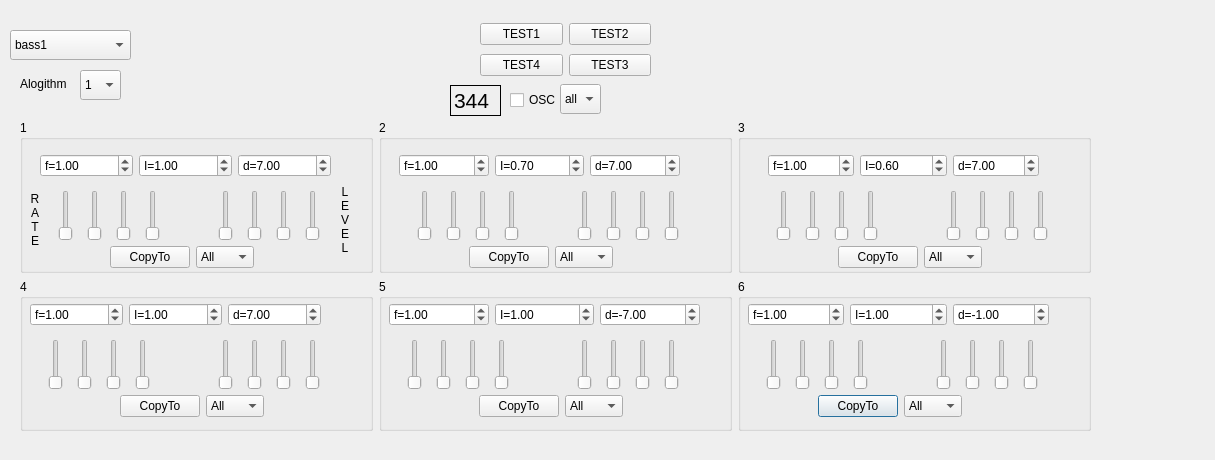
<?xml version="1.0" encoding="UTF-8"?>
<ui version="4.0">
 <class>FM_Dialog</class>
 <widget class="QDialog" name="FM_Dialog">
  <property name="geometry">
   <rect>
    <x>0</x>
    <y>0</y>
    <width>1215</width>
    <height>460</height>
   </rect>
  </property>
  <property name="windowTitle">
   <string>Dialog</string>
  </property>
  <widget class="QComboBox" name="comboBox">
   <property name="geometry">
    <rect>
     <x>10</x>
     <y>30</y>
     <width>121</width>
     <height>30</height>
    </rect>
   </property>
   <item>
    <property name="text">
     <string>bass1</string>
    </property>
   </item>
   <item>
    <property name="text">
     <string>orchestra</string>
    </property>
   </item>
   <item>
    <property name="text">
     <string>E.organ1</string>
    </property>
   </item>
   <item>
    <property name="text">
     <string>E.piano</string>
    </property>
   </item>
  </widget>
  <widget class="QComboBox" name="algoCombo">
   <property name="geometry">
    <rect>
     <x>80</x>
     <y>70</y>
     <width>41</width>
     <height>30</height>
    </rect>
   </property>
   <item>
    <property name="text">
     <string>1</string>
    </property>
   </item>
   <item>
    <property name="text">
     <string>2</string>
    </property>
   </item>
   <item>
    <property name="text">
     <string>3</string>
    </property>
   </item>
   <item>
    <property name="text">
     <string>4</string>
    </property>
   </item>
   <item>
    <property name="text">
     <string>5</string>
    </property>
   </item>
   <item>
    <property name="text">
     <string>6</string>
    </property>
   </item>
   <item>
    <property name="text">
     <string>7</string>
    </property>
   </item>
   <item>
    <property name="text">
     <string>8</string>
    </property>
   </item>
   <item>
    <property name="text">
     <string>9</string>
    </property>
   </item>
   <item>
    <property name="text">
     <string>10</string>
    </property>
   </item>
   <item>
    <property name="text">
     <string>11</string>
    </property>
   </item>
   <item>
    <property name="text">
     <string>12</string>
    </property>
   </item>
   <item>
    <property name="text">
     <string>13</string>
    </property>
   </item>
   <item>
    <property name="text">
     <string>14</string>
    </property>
   </item>
   <item>
    <property name="text">
     <string>15</string>
    </property>
   </item>
   <item>
    <property name="text">
     <string>16</string>
    </property>
   </item>
   <item>
    <property name="text">
     <string>17</string>
    </property>
   </item>
   <item>
    <property name="text">
     <string>18</string>
    </property>
   </item>
   <item>
    <property name="text">
     <string>19</string>
    </property>
   </item>
   <item>
    <property name="text">
     <string>20</string>
    </property>
   </item>
   <item>
    <property name="text">
     <string>21</string>
    </property>
   </item>
   <item>
    <property name="text">
     <string>22</string>
    </property>
   </item>
   <item>
    <property name="text">
     <string>23</string>
    </property>
   </item>
   <item>
    <property name="text">
     <string>24</string>
    </property>
   </item>
   <item>
    <property name="text">
     <string>25</string>
    </property>
   </item>
   <item>
    <property name="text">
     <string>26</string>
    </property>
   </item>
   <item>
    <property name="text">
     <string>27</string>
    </property>
   </item>
   <item>
    <property name="text">
     <string>28</string>
    </property>
   </item>
   <item>
    <property name="text">
     <string>29</string>
    </property>
   </item>
   <item>
    <property name="text">
     <string>30</string>
    </property>
   </item>
   <item>
    <property name="text">
     <string>31</string>
    </property>
   </item>
   <item>
    <property name="text">
     <string>32</string>
    </property>
   </item>
  </widget>
  <widget class="QLabel" name="label">
   <property name="geometry">
    <rect>
     <x>20</x>
     <y>76</y>
     <width>50</width>
     <height>16</height>
    </rect>
   </property>
   <property name="text">
    <string>Alogithm</string>
   </property>
  </widget>
  <widget class="QWidget" name="layoutWidget">
   <property name="geometry">
    <rect>
     <x>20</x>
     <y>120</y>
     <width>1071</width>
     <height>311</height>
    </rect>
   </property>
   <layout class="QGridLayout" name="gridLayout">
    <item row="1" column="2">
     <widget class="QGroupBox" name="groupBox_7">
      <property name="title">
       <string>6</string>
      </property>
      <widget class="QWidget" name="layoutWidget_11">
       <property name="geometry">
        <rect>
         <x>20</x>
         <y>60</y>
         <width>121</width>
         <height>51</height>
        </rect>
       </property>
       <layout class="QHBoxLayout" name="horizontalLayout_18">
        <item>
         <widget class="QSlider" name="rate60">
          <property name="orientation">
           <enum>Qt::Vertical</enum>
          </property>
         </widget>
        </item>
        <item>
         <widget class="QSlider" name="rate61">
          <property name="orientation">
           <enum>Qt::Vertical</enum>
          </property>
         </widget>
        </item>
        <item>
         <widget class="QSlider" name="rate62">
          <property name="orientation">
           <enum>Qt::Vertical</enum>
          </property>
         </widget>
        </item>
        <item>
         <widget class="QSlider" name="rate63">
          <property name="orientation">
           <enum>Qt::Vertical</enum>
          </property>
         </widget>
        </item>
       </layout>
      </widget>
      <widget class="QWidget" name="layoutWidget_12">
       <property name="geometry">
        <rect>
         <x>190</x>
         <y>60</y>
         <width>121</width>
         <height>51</height>
        </rect>
       </property>
       <layout class="QHBoxLayout" name="horizontalLayout_19">
        <item>
         <widget class="QSlider" name="level60">
          <property name="orientation">
           <enum>Qt::Vertical</enum>
          </property>
         </widget>
        </item>
        <item>
         <widget class="QSlider" name="level61">
          <property name="orientation">
           <enum>Qt::Vertical</enum>
          </property>
         </widget>
        </item>
        <item>
         <widget class="QSlider" name="level62">
          <property name="orientation">
           <enum>Qt::Vertical</enum>
          </property>
         </widget>
        </item>
        <item>
         <widget class="QSlider" name="level63">
          <property name="orientation">
           <enum>Qt::Vertical</enum>
          </property>
         </widget>
        </item>
       </layout>
      </widget>
      <widget class="QWidget" name="layoutWidget">
       <property name="geometry">
        <rect>
         <x>10</x>
         <y>20</y>
         <width>301</width>
         <height>32</height>
        </rect>
       </property>
       <layout class="QHBoxLayout" name="horizontalLayout_14">
        <item>
         <widget class="QDoubleSpinBox" name="f6">
          <property name="prefix">
           <string>f=</string>
          </property>
          <property name="singleStep">
           <double>0.100000000000000</double>
          </property>
          <property name="value">
           <double>1.000000000000000</double>
          </property>
         </widget>
        </item>
        <item>
         <widget class="QDoubleSpinBox" name="I6">
          <property name="prefix">
           <string>I=</string>
          </property>
          <property name="singleStep">
           <double>0.100000000000000</double>
          </property>
          <property name="value">
           <double>1.000000000000000</double>
          </property>
         </widget>
        </item>
        <item>
         <widget class="QDoubleSpinBox" name="d6">
          <property name="prefix">
           <string>d=</string>
          </property>
          <property name="minimum">
           <double>-99.989999999999995</double>
          </property>
          <property name="value">
           <double>-1.000000000000000</double>
          </property>
         </widget>
        </item>
       </layout>
      </widget>
      <widget class="QWidget" name="layoutWidget">
       <property name="geometry">
        <rect>
         <x>80</x>
         <y>110</y>
         <width>144</width>
         <height>34</height>
        </rect>
       </property>
       <layout class="QHBoxLayout" name="horizontalLayout_24">
        <item>
         <widget class="QPushButton" name="CopyTo6">
          <property name="text">
           <string>CopyTo</string>
          </property>
         </widget>
        </item>
        <item>
         <widget class="QComboBox" name="ComboTo6">
          <item>
           <property name="text">
            <string>All</string>
           </property>
          </item>
          <item>
           <property name="text">
            <string>1</string>
           </property>
          </item>
          <item>
           <property name="text">
            <string>2</string>
           </property>
          </item>
          <item>
           <property name="text">
            <string>3</string>
           </property>
          </item>
          <item>
           <property name="text">
            <string>4</string>
           </property>
          </item>
          <item>
           <property name="text">
            <string>5</string>
           </property>
          </item>
          <item>
           <property name="text">
            <string>6</string>
           </property>
          </item>
         </widget>
        </item>
       </layout>
      </widget>
     </widget>
    </item>
    <item row="1" column="1">
     <widget class="QGroupBox" name="groupBox_6">
      <property name="title">
       <string>5</string>
      </property>
      <widget class="QWidget" name="layoutWidget_9">
       <property name="geometry">
        <rect>
         <x>20</x>
         <y>60</y>
         <width>121</width>
         <height>51</height>
        </rect>
       </property>
       <layout class="QHBoxLayout" name="horizontalLayout_15">
        <item>
         <widget class="QSlider" name="rate50">
          <property name="orientation">
           <enum>Qt::Vertical</enum>
          </property>
         </widget>
        </item>
        <item>
         <widget class="QSlider" name="rate51">
          <property name="orientation">
           <enum>Qt::Vertical</enum>
          </property>
         </widget>
        </item>
        <item>
         <widget class="QSlider" name="rate52">
          <property name="orientation">
           <enum>Qt::Vertical</enum>
          </property>
         </widget>
        </item>
        <item>
         <widget class="QSlider" name="rate53">
          <property name="orientation">
           <enum>Qt::Vertical</enum>
          </property>
         </widget>
        </item>
       </layout>
      </widget>
      <widget class="QWidget" name="layoutWidget_10">
       <property name="geometry">
        <rect>
         <x>190</x>
         <y>60</y>
         <width>121</width>
         <height>51</height>
        </rect>
       </property>
       <layout class="QHBoxLayout" name="horizontalLayout_16">
        <item>
         <widget class="QSlider" name="level50">
          <property name="orientation">
           <enum>Qt::Vertical</enum>
          </property>
         </widget>
        </item>
        <item>
         <widget class="QSlider" name="level51">
          <property name="orientation">
           <enum>Qt::Vertical</enum>
          </property>
         </widget>
        </item>
        <item>
         <widget class="QSlider" name="level52">
          <property name="orientation">
           <enum>Qt::Vertical</enum>
          </property>
         </widget>
        </item>
        <item>
         <widget class="QSlider" name="level53">
          <property name="orientation">
           <enum>Qt::Vertical</enum>
          </property>
         </widget>
        </item>
       </layout>
      </widget>
      <widget class="QWidget" name="layoutWidget">
       <property name="geometry">
        <rect>
         <x>10</x>
         <y>20</y>
         <width>311</width>
         <height>32</height>
        </rect>
       </property>
       <layout class="QHBoxLayout" name="horizontalLayout_13">
        <item>
         <widget class="QDoubleSpinBox" name="f5">
          <property name="prefix">
           <string>f=</string>
          </property>
          <property name="singleStep">
           <double>0.100000000000000</double>
          </property>
          <property name="value">
           <double>1.000000000000000</double>
          </property>
         </widget>
        </item>
        <item>
         <widget class="QDoubleSpinBox" name="I5">
          <property name="prefix">
           <string>I=</string>
          </property>
          <property name="singleStep">
           <double>0.100000000000000</double>
          </property>
          <property name="value">
           <double>1.000000000000000</double>
          </property>
         </widget>
        </item>
        <item>
         <widget class="QDoubleSpinBox" name="d5">
          <property name="prefix">
           <string>d=</string>
          </property>
          <property name="minimum">
           <double>-99.989999999999995</double>
          </property>
          <property name="value">
           <double>-7.000000000000000</double>
          </property>
         </widget>
        </item>
       </layout>
      </widget>
      <widget class="QWidget" name="layoutWidget">
       <property name="geometry">
        <rect>
         <x>100</x>
         <y>110</y>
         <width>144</width>
         <height>34</height>
        </rect>
       </property>
       <layout class="QHBoxLayout" name="horizontalLayout_23">
        <item>
         <widget class="QPushButton" name="CopyTo5">
          <property name="text">
           <string>CopyTo</string>
          </property>
         </widget>
        </item>
        <item>
         <widget class="QComboBox" name="ComboTo5">
          <item>
           <property name="text">
            <string>All</string>
           </property>
          </item>
          <item>
           <property name="text">
            <string>1</string>
           </property>
          </item>
          <item>
           <property name="text">
            <string>2</string>
           </property>
          </item>
          <item>
           <property name="text">
            <string>3</string>
           </property>
          </item>
          <item>
           <property name="text">
            <string>4</string>
           </property>
          </item>
          <item>
           <property name="text">
            <string>5</string>
           </property>
          </item>
          <item>
           <property name="text">
            <string>6</string>
           </property>
          </item>
         </widget>
        </item>
       </layout>
      </widget>
     </widget>
    </item>
    <item row="0" column="0">
     <widget class="QGroupBox" name="groupBox">
      <property name="title">
       <string>1</string>
      </property>
      <widget class="QWidget" name="layoutWidget_2">
       <property name="geometry">
        <rect>
         <x>190</x>
         <y>70</y>
         <width>121</width>
         <height>51</height>
        </rect>
       </property>
       <layout class="QHBoxLayout" name="horizontalLayout_2">
        <item>
         <widget class="QSlider" name="level10">
          <property name="orientation">
           <enum>Qt::Vertical</enum>
          </property>
         </widget>
        </item>
        <item>
         <widget class="QSlider" name="level11">
          <property name="orientation">
           <enum>Qt::Vertical</enum>
          </property>
         </widget>
        </item>
        <item>
         <widget class="QSlider" name="level12">
          <property name="orientation">
           <enum>Qt::Vertical</enum>
          </property>
         </widget>
        </item>
        <item>
         <widget class="QSlider" name="level13">
          <property name="orientation">
           <enum>Qt::Vertical</enum>
          </property>
         </widget>
        </item>
       </layout>
      </widget>
      <widget class="QWidget" name="layoutWidget">
       <property name="geometry">
        <rect>
         <x>30</x>
         <y>70</y>
         <width>121</width>
         <height>51</height>
        </rect>
       </property>
       <layout class="QHBoxLayout" name="horizontalLayout">
        <item>
         <widget class="QSlider" name="rate10">
          <property name="orientation">
           <enum>Qt::Vertical</enum>
          </property>
         </widget>
        </item>
        <item>
         <widget class="QSlider" name="rate11">
          <property name="orientation">
           <enum>Qt::Vertical</enum>
          </property>
         </widget>
        </item>
        <item>
         <widget class="QSlider" name="rate12">
          <property name="orientation">
           <enum>Qt::Vertical</enum>
          </property>
         </widget>
        </item>
        <item>
         <widget class="QSlider" name="rate13">
          <property name="orientation">
           <enum>Qt::Vertical</enum>
          </property>
         </widget>
        </item>
       </layout>
      </widget>
      <widget class="QWidget" name="layoutWidget">
       <property name="geometry">
        <rect>
         <x>20</x>
         <y>30</y>
         <width>291</width>
         <height>32</height>
        </rect>
       </property>
       <layout class="QHBoxLayout" name="horizontalLayout_9">
        <item>
         <widget class="QDoubleSpinBox" name="f1">
          <property name="prefix">
           <string>f=</string>
          </property>
          <property name="singleStep">
           <double>0.100000000000000</double>
          </property>
          <property name="value">
           <double>1.000000000000000</double>
          </property>
         </widget>
        </item>
        <item>
         <widget class="QDoubleSpinBox" name="I1">
          <property name="prefix">
           <string>I=</string>
          </property>
          <property name="maximum">
           <double>99.000000000000000</double>
          </property>
          <property name="singleStep">
           <double>0.100000000000000</double>
          </property>
          <property name="value">
           <double>1.000000000000000</double>
          </property>
         </widget>
        </item>
        <item>
         <widget class="QDoubleSpinBox" name="d1">
          <property name="prefix">
           <string>d=</string>
          </property>
          <property name="minimum">
           <double>-99.989999999999995</double>
          </property>
          <property name="value">
           <double>7.000000000000000</double>
          </property>
         </widget>
        </item>
       </layout>
      </widget>
      <widget class="QLabel" name="label_2">
       <property name="geometry">
        <rect>
         <x>-10</x>
         <y>70</y>
         <width>50</width>
         <height>61</height>
        </rect>
       </property>
       <property name="text">
        <string>&lt;html&gt;&lt;head/&gt;&lt;body&gt;&lt;p&gt;R&lt;br/&gt;A&lt;br/&gt;T&lt;br/&gt;E&lt;/p&gt;&lt;/body&gt;&lt;/html&gt;</string>
       </property>
       <property name="textFormat">
        <enum>Qt::RichText</enum>
       </property>
       <property name="alignment">
        <set>Qt::AlignCenter</set>
       </property>
       <property name="wordWrap">
        <bool>true</bool>
       </property>
       <property name="indent">
        <number>0</number>
       </property>
      </widget>
      <widget class="QLabel" name="label_3">
       <property name="geometry">
        <rect>
         <x>300</x>
         <y>60</y>
         <width>50</width>
         <height>81</height>
        </rect>
       </property>
       <property name="text">
        <string>&lt;html&gt;&lt;head/&gt;&lt;body&gt;&lt;p&gt;L&lt;br/&gt;E&lt;br/&gt;V&lt;br/&gt;E&lt;br/&gt;L&lt;/p&gt;&lt;/body&gt;&lt;/html&gt;</string>
       </property>
       <property name="textFormat">
        <enum>Qt::RichText</enum>
       </property>
       <property name="alignment">
        <set>Qt::AlignCenter</set>
       </property>
       <property name="wordWrap">
        <bool>true</bool>
       </property>
       <property name="indent">
        <number>0</number>
       </property>
      </widget>
      <widget class="QWidget" name="layoutWidget">
       <property name="geometry">
        <rect>
         <x>90</x>
         <y>120</y>
         <width>144</width>
         <height>34</height>
        </rect>
       </property>
       <layout class="QHBoxLayout" name="horizontalLayout_17">
        <item>
         <widget class="QPushButton" name="CopyTo1">
          <property name="text">
           <string>CopyTo</string>
          </property>
         </widget>
        </item>
        <item>
         <widget class="QComboBox" name="ComboTo1">
          <item>
           <property name="text">
            <string>All</string>
           </property>
          </item>
          <item>
           <property name="text">
            <string>1</string>
           </property>
          </item>
          <item>
           <property name="text">
            <string>2</string>
           </property>
          </item>
          <item>
           <property name="text">
            <string>3</string>
           </property>
          </item>
          <item>
           <property name="text">
            <string>4</string>
           </property>
          </item>
          <item>
           <property name="text">
            <string>5</string>
           </property>
          </item>
          <item>
           <property name="text">
            <string>6</string>
           </property>
          </item>
         </widget>
        </item>
       </layout>
      </widget>
     </widget>
    </item>
    <item row="0" column="2">
     <widget class="QGroupBox" name="groupBox_3">
      <property name="title">
       <string>3</string>
      </property>
      <widget class="QWidget" name="layoutWidget_5">
       <property name="geometry">
        <rect>
         <x>200</x>
         <y>70</y>
         <width>121</width>
         <height>51</height>
        </rect>
       </property>
       <layout class="QHBoxLayout" name="horizontalLayout_5">
        <item>
         <widget class="QSlider" name="level30">
          <property name="orientation">
           <enum>Qt::Vertical</enum>
          </property>
         </widget>
        </item>
        <item>
         <widget class="QSlider" name="level31">
          <property name="orientation">
           <enum>Qt::Vertical</enum>
          </property>
         </widget>
        </item>
        <item>
         <widget class="QSlider" name="level32">
          <property name="orientation">
           <enum>Qt::Vertical</enum>
          </property>
         </widget>
        </item>
        <item>
         <widget class="QSlider" name="level33">
          <property name="orientation">
           <enum>Qt::Vertical</enum>
          </property>
         </widget>
        </item>
       </layout>
      </widget>
      <widget class="QWidget" name="layoutWidget_6">
       <property name="geometry">
        <rect>
         <x>30</x>
         <y>70</y>
         <width>121</width>
         <height>51</height>
        </rect>
       </property>
       <layout class="QHBoxLayout" name="horizontalLayout_6">
        <item>
         <widget class="QSlider" name="rate30">
          <property name="orientation">
           <enum>Qt::Vertical</enum>
          </property>
         </widget>
        </item>
        <item>
         <widget class="QSlider" name="rate31">
          <property name="orientation">
           <enum>Qt::Vertical</enum>
          </property>
         </widget>
        </item>
        <item>
         <widget class="QSlider" name="rate32">
          <property name="orientation">
           <enum>Qt::Vertical</enum>
          </property>
         </widget>
        </item>
        <item>
         <widget class="QSlider" name="rate33">
          <property name="orientation">
           <enum>Qt::Vertical</enum>
          </property>
         </widget>
        </item>
       </layout>
      </widget>
      <widget class="QWidget" name="layoutWidget">
       <property name="geometry">
        <rect>
         <x>30</x>
         <y>30</y>
         <width>271</width>
         <height>32</height>
        </rect>
       </property>
       <layout class="QHBoxLayout" name="horizontalLayout_11">
        <item>
         <widget class="QDoubleSpinBox" name="f3">
          <property name="prefix">
           <string>f=</string>
          </property>
          <property name="singleStep">
           <double>0.100000000000000</double>
          </property>
          <property name="value">
           <double>1.000000000000000</double>
          </property>
         </widget>
        </item>
        <item>
         <widget class="QDoubleSpinBox" name="I3">
          <property name="prefix">
           <string>I=</string>
          </property>
          <property name="singleStep">
           <double>0.100000000000000</double>
          </property>
          <property name="value">
           <double>0.600000000000000</double>
          </property>
         </widget>
        </item>
        <item>
         <widget class="QDoubleSpinBox" name="d3">
          <property name="prefix">
           <string>d=</string>
          </property>
          <property name="minimum">
           <double>-99.989999999999995</double>
          </property>
          <property name="value">
           <double>7.000000000000000</double>
          </property>
         </widget>
        </item>
       </layout>
      </widget>
      <widget class="QWidget" name="layoutWidget">
       <property name="geometry">
        <rect>
         <x>100</x>
         <y>120</y>
         <width>144</width>
         <height>34</height>
        </rect>
       </property>
       <layout class="QHBoxLayout" name="horizontalLayout_21">
        <item>
         <widget class="QPushButton" name="CopyTo3">
          <property name="text">
           <string>CopyTo</string>
          </property>
         </widget>
        </item>
        <item>
         <widget class="QComboBox" name="ComboTo3">
          <item>
           <property name="text">
            <string>All</string>
           </property>
          </item>
          <item>
           <property name="text">
            <string>1</string>
           </property>
          </item>
          <item>
           <property name="text">
            <string>2</string>
           </property>
          </item>
          <item>
           <property name="text">
            <string>3</string>
           </property>
          </item>
          <item>
           <property name="text">
            <string>4</string>
           </property>
          </item>
          <item>
           <property name="text">
            <string>5</string>
           </property>
          </item>
          <item>
           <property name="text">
            <string>6</string>
           </property>
          </item>
         </widget>
        </item>
       </layout>
      </widget>
     </widget>
    </item>
    <item row="0" column="1">
     <widget class="QGroupBox" name="groupBox_2">
      <property name="title">
       <string>2</string>
      </property>
      <widget class="QWidget" name="layoutWidget_3">
       <property name="geometry">
        <rect>
         <x>30</x>
         <y>70</y>
         <width>121</width>
         <height>51</height>
        </rect>
       </property>
       <layout class="QHBoxLayout" name="horizontalLayout_3">
        <item>
         <widget class="QSlider" name="rate20">
          <property name="orientation">
           <enum>Qt::Vertical</enum>
          </property>
         </widget>
        </item>
        <item>
         <widget class="QSlider" name="rate21">
          <property name="orientation">
           <enum>Qt::Vertical</enum>
          </property>
         </widget>
        </item>
        <item>
         <widget class="QSlider" name="rate22">
          <property name="orientation">
           <enum>Qt::Vertical</enum>
          </property>
         </widget>
        </item>
        <item>
         <widget class="QSlider" name="rate23">
          <property name="orientation">
           <enum>Qt::Vertical</enum>
          </property>
         </widget>
        </item>
       </layout>
      </widget>
      <widget class="QWidget" name="layoutWidget_4">
       <property name="geometry">
        <rect>
         <x>190</x>
         <y>70</y>
         <width>121</width>
         <height>51</height>
        </rect>
       </property>
       <layout class="QHBoxLayout" name="horizontalLayout_4">
        <item>
         <widget class="QSlider" name="level20">
          <property name="orientation">
           <enum>Qt::Vertical</enum>
          </property>
         </widget>
        </item>
        <item>
         <widget class="QSlider" name="level21">
          <property name="orientation">
           <enum>Qt::Vertical</enum>
          </property>
         </widget>
        </item>
        <item>
         <widget class="QSlider" name="level22">
          <property name="orientation">
           <enum>Qt::Vertical</enum>
          </property>
         </widget>
        </item>
        <item>
         <widget class="QSlider" name="level23">
          <property name="orientation">
           <enum>Qt::Vertical</enum>
          </property>
         </widget>
        </item>
       </layout>
      </widget>
      <widget class="QWidget" name="layoutWidget">
       <property name="geometry">
        <rect>
         <x>20</x>
         <y>30</y>
         <width>281</width>
         <height>32</height>
        </rect>
       </property>
       <layout class="QHBoxLayout" name="horizontalLayout_10">
        <item>
         <widget class="QDoubleSpinBox" name="f2">
          <property name="prefix">
           <string>f=</string>
          </property>
          <property name="singleStep">
           <double>0.100000000000000</double>
          </property>
          <property name="value">
           <double>1.000000000000000</double>
          </property>
         </widget>
        </item>
        <item>
         <widget class="QDoubleSpinBox" name="I2">
          <property name="prefix">
           <string>I=</string>
          </property>
          <property name="maximum">
           <double>99.000000000000000</double>
          </property>
          <property name="singleStep">
           <double>0.100000000000000</double>
          </property>
          <property name="value">
           <double>0.700000000000000</double>
          </property>
         </widget>
        </item>
        <item>
         <widget class="QDoubleSpinBox" name="d2">
          <property name="prefix">
           <string>d=</string>
          </property>
          <property name="minimum">
           <double>-99.989999999999995</double>
          </property>
          <property name="value">
           <double>7.000000000000000</double>
          </property>
         </widget>
        </item>
       </layout>
      </widget>
      <widget class="QWidget" name="layoutWidget">
       <property name="geometry">
        <rect>
         <x>90</x>
         <y>120</y>
         <width>144</width>
         <height>34</height>
        </rect>
       </property>
       <layout class="QHBoxLayout" name="horizontalLayout_20">
        <item>
         <widget class="QPushButton" name="CopyTo2">
          <property name="text">
           <string>CopyTo</string>
          </property>
         </widget>
        </item>
        <item>
         <widget class="QComboBox" name="ComboTo2">
          <item>
           <property name="text">
            <string>All</string>
           </property>
          </item>
          <item>
           <property name="text">
            <string>1</string>
           </property>
          </item>
          <item>
           <property name="text">
            <string>2</string>
           </property>
          </item>
          <item>
           <property name="text">
            <string>3</string>
           </property>
          </item>
          <item>
           <property name="text">
            <string>4</string>
           </property>
          </item>
          <item>
           <property name="text">
            <string>5</string>
           </property>
          </item>
          <item>
           <property name="text">
            <string>6</string>
           </property>
          </item>
         </widget>
        </item>
       </layout>
      </widget>
     </widget>
    </item>
    <item row="1" column="0">
     <widget class="QGroupBox" name="groupBox_5">
      <property name="title">
       <string>4</string>
      </property>
      <widget class="QWidget" name="layoutWidget_7">
       <property name="geometry">
        <rect>
         <x>20</x>
         <y>60</y>
         <width>121</width>
         <height>51</height>
        </rect>
       </property>
       <layout class="QHBoxLayout" name="horizontalLayout_7">
        <item>
         <widget class="QSlider" name="rate40">
          <property name="orientation">
           <enum>Qt::Vertical</enum>
          </property>
         </widget>
        </item>
        <item>
         <widget class="QSlider" name="rate41">
          <property name="orientation">
           <enum>Qt::Vertical</enum>
          </property>
         </widget>
        </item>
        <item>
         <widget class="QSlider" name="rate42">
          <property name="orientation">
           <enum>Qt::Vertical</enum>
          </property>
         </widget>
        </item>
        <item>
         <widget class="QSlider" name="rate43">
          <property name="orientation">
           <enum>Qt::Vertical</enum>
          </property>
         </widget>
        </item>
       </layout>
      </widget>
      <widget class="QWidget" name="layoutWidget_8">
       <property name="geometry">
        <rect>
         <x>190</x>
         <y>60</y>
         <width>121</width>
         <height>51</height>
        </rect>
       </property>
       <layout class="QHBoxLayout" name="horizontalLayout_8">
        <item>
         <widget class="QSlider" name="level40">
          <property name="orientation">
           <enum>Qt::Vertical</enum>
          </property>
         </widget>
        </item>
        <item>
         <widget class="QSlider" name="level41">
          <property name="orientation">
           <enum>Qt::Vertical</enum>
          </property>
         </widget>
        </item>
        <item>
         <widget class="QSlider" name="level42">
          <property name="orientation">
           <enum>Qt::Vertical</enum>
          </property>
         </widget>
        </item>
        <item>
         <widget class="QSlider" name="level43">
          <property name="orientation">
           <enum>Qt::Vertical</enum>
          </property>
         </widget>
        </item>
       </layout>
      </widget>
      <widget class="QWidget" name="layoutWidget">
       <property name="geometry">
        <rect>
         <x>10</x>
         <y>20</y>
         <width>291</width>
         <height>32</height>
        </rect>
       </property>
       <layout class="QHBoxLayout" name="horizontalLayout_12">
        <item>
         <widget class="QDoubleSpinBox" name="f4">
          <property name="prefix">
           <string>f=</string>
          </property>
          <property name="singleStep">
           <double>0.100000000000000</double>
          </property>
          <property name="value">
           <double>1.000000000000000</double>
          </property>
         </widget>
        </item>
        <item>
         <widget class="QDoubleSpinBox" name="I4">
          <property name="prefix">
           <string>I=</string>
          </property>
          <property name="singleStep">
           <double>0.100000000000000</double>
          </property>
          <property name="value">
           <double>1.000000000000000</double>
          </property>
         </widget>
        </item>
        <item>
         <widget class="QDoubleSpinBox" name="d4">
          <property name="prefix">
           <string>d=</string>
          </property>
          <property name="minimum">
           <double>-99.989999999999995</double>
          </property>
          <property name="value">
           <double>7.000000000000000</double>
          </property>
         </widget>
        </item>
       </layout>
      </widget>
      <widget class="QWidget" name="layoutWidget">
       <property name="geometry">
        <rect>
         <x>100</x>
         <y>110</y>
         <width>144</width>
         <height>34</height>
        </rect>
       </property>
       <layout class="QHBoxLayout" name="horizontalLayout_22">
        <item>
         <widget class="QPushButton" name="CopyTo4">
          <property name="text">
           <string>CopyTo</string>
          </property>
         </widget>
        </item>
        <item>
         <widget class="QComboBox" name="ComboTo4">
          <item>
           <property name="text">
            <string>All</string>
           </property>
          </item>
          <item>
           <property name="text">
            <string>1</string>
           </property>
          </item>
          <item>
           <property name="text">
            <string>2</string>
           </property>
          </item>
          <item>
           <property name="text">
            <string>3</string>
           </property>
          </item>
          <item>
           <property name="text">
            <string>4</string>
           </property>
          </item>
          <item>
           <property name="text">
            <string>5</string>
           </property>
          </item>
          <item>
           <property name="text">
            <string>6</string>
           </property>
          </item>
         </widget>
        </item>
       </layout>
      </widget>
     </widget>
    </item>
   </layout>
  </widget>
  <widget class="QWidget" name="plotFrame" native="true">
   <property name="geometry">
    <rect>
     <x>660</x>
     <y>0</y>
     <width>381</width>
     <height>111</height>
    </rect>
   </property>
  </widget>
  <widget class="QLabel" name="label_4">
   <property name="geometry">
    <rect>
     <x>450</x>
     <y>85</y>
     <width>51</width>
     <height>31</height>
    </rect>
   </property>
   <property name="frameShape">
    <enum>QFrame::Box</enum>
   </property>
   <property name="text">
    <string>&lt;html&gt;&lt;head/&gt;&lt;body&gt;&lt;p&gt;&lt;span style=&quot; font-size:16pt;&quot;&gt;344&lt;/span&gt;&lt;/p&gt;&lt;/body&gt;&lt;/html&gt;</string>
   </property>
  </widget>
  <widget class="SvgWidget" name="algosvg" native="true">
   <property name="geometry">
    <rect>
     <x>149</x>
     <y>9</y>
     <width>291</width>
     <height>101</height>
    </rect>
   </property>
  </widget>
  <widget class="QCheckBox" name="OSC">
   <property name="geometry">
    <rect>
     <x>510</x>
     <y>90</y>
     <width>51</width>
     <height>20</height>
    </rect>
   </property>
   <property name="text">
    <string>OSC</string>
   </property>
  </widget>
  <widget class="QComboBox" name="comboBox_2">
   <property name="geometry">
    <rect>
     <x>560</x>
     <y>84</y>
     <width>41</width>
     <height>30</height>
    </rect>
   </property>
   <item>
    <property name="text">
     <string>all</string>
    </property>
   </item>
   <item>
    <property name="text">
     <string>1</string>
    </property>
   </item>
   <item>
    <property name="text">
     <string>2</string>
    </property>
   </item>
   <item>
    <property name="text">
     <string>3</string>
    </property>
   </item>
   <item>
    <property name="text">
     <string>4</string>
    </property>
   </item>
   <item>
    <property name="text">
     <string>5</string>
    </property>
   </item>
   <item>
    <property name="text">
     <string>6</string>
    </property>
   </item>
  </widget>
  <widget class="QWidget" name="">
   <property name="geometry">
    <rect>
     <x>480</x>
     <y>20</y>
     <width>171</width>
     <height>61</height>
    </rect>
   </property>
   <layout class="QGridLayout" name="gridLayout_2">
    <item row="0" column="0">
     <widget class="QPushButton" name="test1">
      <property name="text">
       <string>TEST1</string>
      </property>
     </widget>
    </item>
    <item row="0" column="1">
     <widget class="QPushButton" name="test2">
      <property name="text">
       <string>TEST2</string>
      </property>
     </widget>
    </item>
    <item row="1" column="0">
     <widget class="QPushButton" name="test1_2">
      <property name="text">
       <string>TEST4</string>
      </property>
     </widget>
    </item>
    <item row="1" column="1">
     <widget class="QPushButton" name="pushButton_3">
      <property name="text">
       <string>TEST3</string>
      </property>
     </widget>
    </item>
   </layout>
  </widget>
 </widget>
 <customwidgets>
  <customwidget>
   <class>SvgWidget</class>
   <extends>QWidget</extends>
   <header>svgwidget.h</header>
   <container>1</container>
  </customwidget>
 </customwidgets>
 <resources/>
 <connections/>
</ui>
